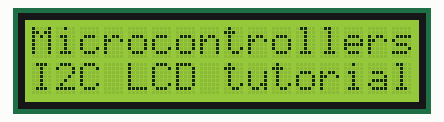
Recording of a sketch running on a simulated Arduino Uno, built with avr-gcc and run on an emulated ATmega328P. Shown: 16×2 character LCD.

Above: at 0.1 s.
At 1.2 s:
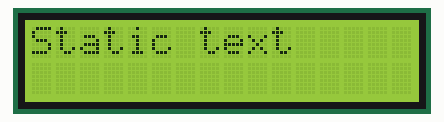
At 2.2 s:
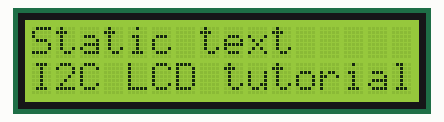

Measured:
- by itself, everything shown: repeats every 3.1 s, in 4 steps
- what the display in image 1 shows lasts 1.0 s, from 1.1 s to 2.1 s

The sketch:

I2C_LCD_testing.ino
```cpp
#include <LiquidCrystal_I2C.h>
#include <Wire.h>
int totalColumns = 16;
int totalRows = 2;

LiquidCrystal_I2C lcd(0x27, totalColumns, totalRows);

void setup(){
lcd.init();
lcd.backlight(); // use to turn on and turn off LCD back light
}

void loop()
{
lcd.setCursor(0, 0);
lcd.print("Microcontrollers");
lcd.setCursor(0,1);
lcd.print("I2C LCD tutorial");
delay(1000);
lcd.clear();
lcd.setCursor(0, 0);
lcd.print("Static text");
delay(1000);
lcd.setCursor(0,1);
lcd.print("I2C LCD tutorial");
delay(1000);
lcd.clear();
}

// //sketch created by Akshay Joseph

// #include <LiquidCrystal_I2C.h>

// LiquidCrystal_I2C lcd(0x27, 16, 2);

// void setup()
// {

// 	lcd.begin(16,2);


// 	lcd.backlight();
// 	lcd.clear();
// 	lcd.setCursor(4,0);
// 	lcd.print("Hackster");
// }

// void loop()
// {
// }

// #include <Wire.h>
// #include <hd44780.h>                       // main hd44780 header
// #include <hd44780ioClass/hd44780_I2Cexp.h> // i2c expander i/o class header

// hd44780_I2Cexp lcd;


// const int LCD_COLS = 16;
// const int LCD_ROWS = 2;

// void setup()
// {
// int status;


// 	status = lcd.begin(LCD_COLS, LCD_ROWS);
// 	if(status) // non zero status means it was unsuccesful
// 	{
// 		hd44780::fatalError(status); // does not return
// 	}

// 	lcd.print("Hello, World!");
// }

// void loop() {}
```
